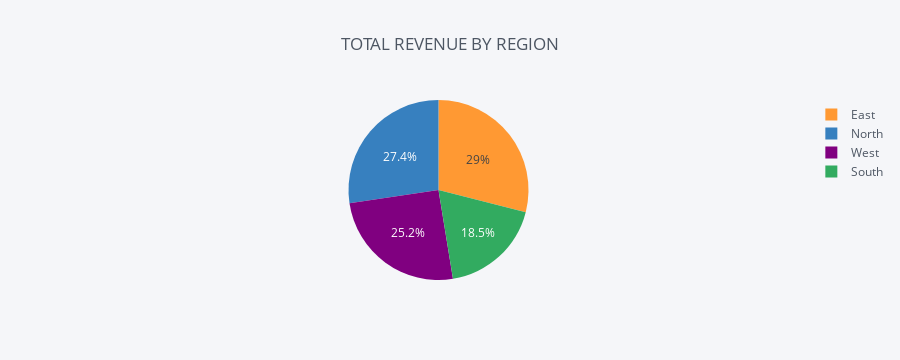

The notebook cell saved with this chart:
### Code cell
b.groupby("Region")["Revenue"].sum().reset_index()
b.iplot(kind="pie",labels="Region",values="Revenue",
        title="TOTAL REVENUE BY REGION")

### Figure 1 — Plotly figure (JSON) as saved in the notebook; plotly's stock layout.template omitted (floating-point values rounded to 4 significant figures)
{"data": [{"labels": ["East", "North", "South", "West"], "marker": {"colors": ["rgba(255, 153, 51, 1.0)", "rgba(55, 128, 191, 1.0)", "rgba(50, 171, 96, 1.0)", "rgba(128, 0, 128, 1.0)"]}, "name": "", "type": "pie", "values": [387400.0, 366100.0, 247100.0, 337200.0]}], "layout": {"autosize": true, "height": 360, "legend": {"bgcolor": "#F5F6F9", "font": {"color": "#4D5663"}}, "paper_bgcolor": "#F5F6F9", "plot_bgcolor": "#F5F6F9", "title": {"font": {"color": "#4D5663"}, "text": "TOTAL REVENUE BY REGION"}}}
